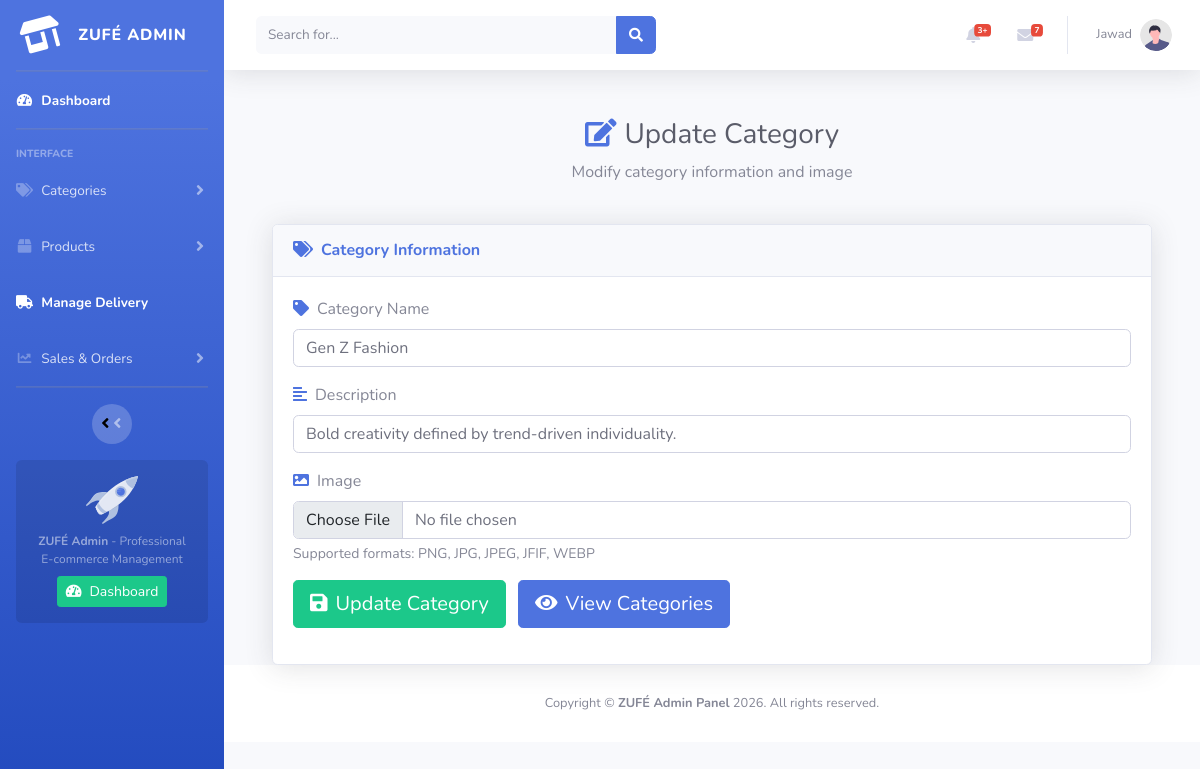
/adminpanel3/catupdate.php?up=4 (signed in), run on the app's committed database.
### tables this page shows
CREATE TABLE `categories` (
  `id` int(11) NOT NULL,
  `cat_name` varchar(50) NOT NULL,
  `cat_des` varchar(300) NOT NULL,
  `image` varchar(3000) NOT NULL
);

### adminpanel3/catupdate.php (the view, shortened to what this page needs)
<?php
include("connection.php");
if (isset($_GET['up'])) {
    $up = $_GET['up'];
    $query = mysqli_query($con, "SELECT * FROM `categories` WHERE id=$up");
    $col = mysqli_fetch_array($query);
}
?>
<!DOCTYPE html>
<html lang="en">
<head>
    <link href="https://cdn.jsdelivr.net/npm/bootstrap@5.0.2/dist/css/bootstrap.min.css" rel="stylesheet">
    <link href="vendor/fontawesome-free/css/all.min.css" rel="stylesheet" type="text/css">
    <link href="css/sb-admin-2.min.css" rel="stylesheet">
</head>
<body id="page-top">
<div id="wrapper">
    <?php include("aside.php"); ?>
    <div class="container-fluid">
        <div class="container mt-5">
            <div class="row mb-4">
                <div class="col-12">
                    <h2 class="h3 mb-0 text-gray-800 text-center">
                        <i class="fas fa-edit mr-2 text-primary"></i>Update Category
                    </h2>
                    <p class="text-muted text-center mt-2">Modify category information and image</p>
                </div>
            </div>
            <div class="card shadow">
                <div class="card-header py-3">
                    <h6 class="m-0 font-weight-bold text-primary">
                        <i class="fas fa-tags mr-2"></i>Category Information
                    </h6>
                </div>
                <div class="card-body">
                    <form action="" method="POST" enctype="multipart/form-data">
                        <div class="form-group">
                            <label for="catName">
                                <i class="fas fa-tag mr-2 text-primary"></i>Category Name
                            </label>
                            <input type="text" name="name" id="catName" value="<?php echo $col[1] ?>" class="form-control" required>
                        </div>
                        <div class="form-group">
                            <label for="catDesc">
                                <i class="fas fa-align-left mr-2 text-primary"></i>Description
                            </label>
                            <input type="text" name="description" id="catDesc" value="<?php echo $col[2] ?>" class="form-control" required>
                        </div>
                        <div class="form-group">
                            <label for="catImg">
                                <i class="fas fa-image mr-2 text-primary"></i>Image
                            </label>
                            <input type="file" name="image" id="catImg" class="form-control" accept="image/*" required>
                            <small class="form-text text-muted">Supported formats: PNG, JPG, JPEG, JFIF, WEBP</small>
                        </div>
                        <div class="form-group">
                            <button type="submit" name="update" class="btn btn-success btn-lg">
                                <i class="fas fa-save mr-2"></i>Update Category
                            </button>
                            <a href="viewcat.php" class="btn btn-primary btn-lg ml-2">
                                <i class="fas fa-eye mr-2"></i>View Categories
                            </a>
                        </div>
                    </form>
                </div>
            </div>
        </div>
    </div>
    <?php include("footer.php"); ?>
</div>
</body>
</html>

### data on the page
categories: name "Gen Z Fashion", description "Bold creativity defined by trend-driven individuality."

### other printed values
$_SESSION['admin_username'] "Jawad"
